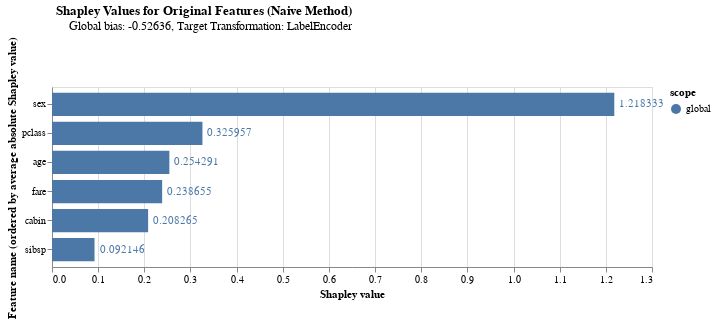

The cell this chart's notebook holds for it:
### Code cell
VegaLite_display(native_shaply.explanation_plots[0].get_plot())

### Figure 1 — Vega-Lite specification as saved in the notebook (floating-point values rounded to 4 significant figures)
{"$schema": "https://vega.github.io/schema/vega-lite/v5.json", "data": {"values": [{"label": "sex", "scope": "global", "value": 1.218, "value+bias": 0.692}, {"label": "pclass", "scope": "global", "value": 0.326, "value+bias": -0.2004}, {"label": "age", "scope": "global", "value": 0.2543, "value+bias": -0.2721}, {"label": "fare", "scope": "global", "value": 0.2387, "value+bias": -0.2877}, {"label": "cabin", "scope": "global", "value": 0.2083, "value+bias": -0.3181}, {"label": "sibsp", "scope": "global", "value": 0.09215, "value+bias": -0.4342}]}, "encoding": {"color": {"field": "scope"}, "tooltip": [{"field": "label", "title": "Feature name", "type": "nominal"}, {"field": "value", "type": "quantitative"}, {"field": "value+bias", "type": "quantitative"}], "x": {"field": "value", "title": "Shapley value", "type": "quantitative"}, "y": {"field": "label", "sort": {"field": "x", "op": "average"}, "title": "Feature name (ordered by average absolute Shapley value)", "type": "nominal"}, "yOffset": {"field": "scope"}}, "height": 180, "layer": [{"mark": "bar"}, {"encoding": {"text": {"field": "value", "type": "quantitative"}}, "mark": {"align": "left", "baseline": "middle", "dx": 5, "type": "text"}}], "title": {"align": "right", "subtitle": "Global bias: -0.52636, Target Transformation: LabelEncoder", "text": "Shapley Values for Original Features (Naive Method)"}, "width": 600}
